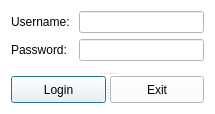
<?xml version="1.0" encoding="UTF-8"?>
<ui version="4.0">
 <class>loginDialog</class>
 <widget class="QDialog" name="loginDialog">
  <property name="geometry">
   <rect>
    <x>0</x>
    <y>0</y>
    <width>215</width>
    <height>114</height>
   </rect>
  </property>
  <property name="sizePolicy">
   <sizepolicy hsizetype="Fixed" vsizetype="Fixed">
    <horstretch>0</horstretch>
    <verstretch>0</verstretch>
   </sizepolicy>
  </property>
  <property name="windowTitle">
   <string>Security Login</string>
  </property>
  <property name="styleSheet">
   <string notr="true">background-color: rgb(255, 255, 255);</string>
  </property>
  <layout class="QHBoxLayout" name="horizontalLayout">
   <item>
    <widget class="QSplitter" name="splitter_2">
     <property name="orientation">
      <enum>Qt::Vertical</enum>
     </property>
     <widget class="QWidget" name="layoutWidget">
      <layout class="QFormLayout" name="formLayout">
       <item row="0" column="0">
        <widget class="QLabel" name="label">
         <property name="text">
          <string>Username: </string>
         </property>
        </widget>
       </item>
       <item row="0" column="1">
        <widget class="QLineEdit" name="username_lineEdit">
         <property name="clearButtonEnabled">
          <bool>false</bool>
         </property>
        </widget>
       </item>
       <item row="1" column="0">
        <widget class="QLabel" name="label_2">
         <property name="text">
          <string>Password: </string>
         </property>
        </widget>
       </item>
       <item row="1" column="1">
        <widget class="QLineEdit" name="password_lineEdit"/>
       </item>
      </layout>
     </widget>
     <widget class="QSplitter" name="splitter">
      <property name="orientation">
       <enum>Qt::Horizontal</enum>
      </property>
      <widget class="QPushButton" name="login_button">
       <property name="text">
        <string>Login</string>
       </property>
      </widget>
      <widget class="QPushButton" name="exit_button">
       <property name="text">
        <string>Exit</string>
       </property>
      </widget>
     </widget>
    </widget>
   </item>
  </layout>
 </widget>
 <resources/>
 <connections/>
</ui>
